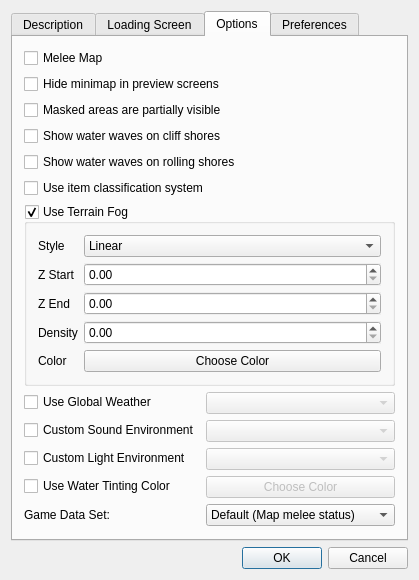
<?xml version="1.0" encoding="UTF-8"?>
<ui version="4.0">
 <class>MapInfoEditor</class>
 <widget class="QDialog" name="MapInfoEditor">
  <property name="windowModality">
   <enum>Qt::ApplicationModal</enum>
  </property>
  <property name="geometry">
   <rect>
    <x>0</x>
    <y>0</y>
    <width>376</width>
    <height>527</height>
   </rect>
  </property>
  <property name="windowTitle">
   <string>MapInfoEditor</string>
  </property>
  <layout class="QVBoxLayout" name="verticalLayout_5">
   <item>
    <layout class="QVBoxLayout" name="verticalLayout">
     <item>
      <widget class="QTabWidget" name="tabs">
       <property name="currentIndex">
        <number>2</number>
       </property>
       <property name="usesScrollButtons">
        <bool>false</bool>
       </property>
       <widget class="QWidget" name="tab">
        <attribute name="title">
         <string>Description</string>
        </attribute>
        <layout class="QVBoxLayout" name="verticalLayout_2">
         <item>
          <widget class="QLabel" name="label">
           <property name="text">
            <string>Name:</string>
           </property>
          </widget>
         </item>
         <item>
          <widget class="QLineEdit" name="name"/>
         </item>
         <item>
          <widget class="QLabel" name="label_2">
           <property name="text">
            <string>Suggested Players:</string>
           </property>
          </widget>
         </item>
         <item>
          <widget class="QLineEdit" name="suggestedPlayers"/>
         </item>
         <item>
          <widget class="QLabel" name="label_3">
           <property name="text">
            <string>Description</string>
           </property>
          </widget>
         </item>
         <item>
          <widget class="QPlainTextEdit" name="description"/>
         </item>
         <item>
          <widget class="QLabel" name="label_4">
           <property name="text">
            <string>Author</string>
           </property>
          </widget>
         </item>
         <item>
          <widget class="QLineEdit" name="author"/>
         </item>
         <item>
          <layout class="QHBoxLayout" name="horizontalLayout">
           <item>
            <widget class="QLabel" name="label_5">
             <property name="text">
              <string>Map Version:</string>
             </property>
            </widget>
           </item>
           <item>
            <widget class="QLabel" name="mapVersion">
             <property name="text">
              <string/>
             </property>
            </widget>
           </item>
           <item>
            <spacer name="horizontalSpacer">
             <property name="orientation">
              <enum>Qt::Horizontal</enum>
             </property>
             <property name="sizeHint" stdset="0">
              <size>
               <width>40</width>
               <height>20</height>
              </size>
             </property>
            </spacer>
           </item>
           <item>
            <widget class="QLabel" name="label_6">
             <property name="text">
              <string>Editor Version:</string>
             </property>
            </widget>
           </item>
           <item>
            <widget class="QLabel" name="editorVersion">
             <property name="text">
              <string/>
             </property>
            </widget>
           </item>
          </layout>
         </item>
        </layout>
       </widget>
       <widget class="QWidget" name="tab_4">
        <attribute name="title">
         <string>Loading Screen</string>
        </attribute>
        <layout class="QVBoxLayout" name="verticalLayout_4">
         <item>
          <widget class="QLabel" name="label_7">
           <property name="text">
            <string>Loading Screen Graphic</string>
           </property>
          </widget>
         </item>
         <item>
          <layout class="QFormLayout" name="formLayout_3">
           <item row="0" column="0">
            <widget class="QRadioButton" name="useDefaultLoadingScreen">
             <property name="text">
              <string>Use Default Screen</string>
             </property>
             <attribute name="buttonGroup">
              <string notr="true">loadingScreenGraphicGroup</string>
             </attribute>
            </widget>
           </item>
           <item row="1" column="0">
            <widget class="QRadioButton" name="useCampaignLoadingScreen">
             <property name="text">
              <string>Use Campaign Screen</string>
             </property>
             <attribute name="buttonGroup">
              <string notr="true">loadingScreenGraphicGroup</string>
             </attribute>
            </widget>
           </item>
           <item row="2" column="0">
            <widget class="QRadioButton" name="useImportedLoadingScreen">
             <property name="text">
              <string>Use Imported File</string>
             </property>
             <attribute name="buttonGroup">
              <string notr="true">loadingScreenGraphicGroup</string>
             </attribute>
            </widget>
           </item>
           <item row="1" column="1">
            <widget class="QComboBox" name="campaignLoadingScreen">
             <property name="enabled">
              <bool>false</bool>
             </property>
             <property name="maxVisibleItems">
              <number>20</number>
             </property>
            </widget>
           </item>
           <item row="2" column="1">
            <widget class="QComboBox" name="importedLoadingScreen">
             <property name="enabled">
              <bool>false</bool>
             </property>
             <property name="maxVisibleItems">
              <number>20</number>
             </property>
            </widget>
           </item>
          </layout>
         </item>
         <item>
          <widget class="QLabel" name="label_14">
           <property name="text">
            <string>Loading Screen Title</string>
           </property>
          </widget>
         </item>
         <item>
          <widget class="QLineEdit" name="loadingScreenTitle"/>
         </item>
         <item>
          <widget class="QLabel" name="label_15">
           <property name="text">
            <string>Loading Screen Subtitle</string>
           </property>
          </widget>
         </item>
         <item>
          <widget class="QLineEdit" name="loadingScreenSubtitle"/>
         </item>
         <item>
          <widget class="QLabel" name="label_16">
           <property name="text">
            <string>Loading Screen Text</string>
           </property>
          </widget>
         </item>
         <item>
          <widget class="QPlainTextEdit" name="loadingScreenText"/>
         </item>
        </layout>
       </widget>
       <widget class="QWidget" name="tab_2">
        <attribute name="title">
         <string>Options</string>
        </attribute>
        <layout class="QVBoxLayout" name="verticalLayout_3">
         <item>
          <widget class="QCheckBox" name="meleeMap">
           <property name="text">
            <string>Melee Map</string>
           </property>
          </widget>
         </item>
         <item>
          <widget class="QCheckBox" name="hideMinimapPreview">
           <property name="text">
            <string>Hide minimap in preview screens</string>
           </property>
          </widget>
         </item>
         <item>
          <widget class="QCheckBox" name="maskedPartiallyVisible">
           <property name="text">
            <string>Masked areas are partially visible</string>
           </property>
          </widget>
         </item>
         <item>
          <widget class="QCheckBox" name="cliffWaves">
           <property name="text">
            <string>Show water waves on cliff shores</string>
           </property>
          </widget>
         </item>
         <item>
          <widget class="QCheckBox" name="rollingShoreWaves">
           <property name="text">
            <string>Show water waves on rolling shores</string>
           </property>
          </widget>
         </item>
         <item>
          <widget class="QCheckBox" name="itemClassification">
           <property name="text">
            <string>Use item classification system</string>
           </property>
          </widget>
         </item>
         <item>
          <widget class="QGroupBox" name="terrainFogBox">
           <property name="title">
            <string>Use Terrain Fog</string>
           </property>
           <property name="checkable">
            <bool>true</bool>
           </property>
           <layout class="QFormLayout" name="formLayout">
            <item row="0" column="0">
             <widget class="QLabel" name="label_8">
              <property name="text">
               <string>Style</string>
              </property>
             </widget>
            </item>
            <item row="0" column="1">
             <widget class="QComboBox" name="fogStyle">
              <item>
               <property name="text">
                <string>Linear</string>
               </property>
              </item>
              <item>
               <property name="text">
                <string>Exponential 1</string>
               </property>
              </item>
              <item>
               <property name="text">
                <string>Exponential 2</string>
               </property>
              </item>
             </widget>
            </item>
            <item row="1" column="0">
             <widget class="QLabel" name="label_9">
              <property name="text">
               <string>Z Start</string>
              </property>
             </widget>
            </item>
            <item row="1" column="1">
             <widget class="QDoubleSpinBox" name="fogZStart">
              <property name="autoFillBackground">
               <bool>true</bool>
              </property>
              <property name="frame">
               <bool>true</bool>
              </property>
              <property name="maximum">
               <double>100000.000000000000000</double>
              </property>
             </widget>
            </item>
            <item row="2" column="0">
             <widget class="QLabel" name="label_10">
              <property name="text">
               <string>Z End</string>
              </property>
             </widget>
            </item>
            <item row="2" column="1">
             <widget class="QDoubleSpinBox" name="fogZEnd">
              <property name="autoFillBackground">
               <bool>true</bool>
              </property>
              <property name="frame">
               <bool>true</bool>
              </property>
              <property name="maximum">
               <double>100000.000000000000000</double>
              </property>
             </widget>
            </item>
            <item row="3" column="0">
             <widget class="QLabel" name="label_11">
              <property name="text">
               <string>Density</string>
              </property>
             </widget>
            </item>
            <item row="3" column="1">
             <widget class="QDoubleSpinBox" name="fogDensity">
              <property name="autoFillBackground">
               <bool>true</bool>
              </property>
              <property name="frame">
               <bool>true</bool>
              </property>
              <property name="maximum">
               <double>100.000000000000000</double>
              </property>
             </widget>
            </item>
            <item row="4" column="0">
             <widget class="QLabel" name="label_12">
              <property name="text">
               <string>Color</string>
              </property>
             </widget>
            </item>
            <item row="4" column="1">
             <widget class="color_button" name="fogColor">
              <property name="text">
               <string>Choose Color</string>
              </property>
             </widget>
            </item>
           </layout>
          </widget>
         </item>
         <item>
          <layout class="QFormLayout" name="formLayout_2">
           <item row="0" column="0">
            <widget class="QCheckBox" name="globalWeather">
             <property name="text">
              <string>Use Global Weather</string>
             </property>
            </widget>
           </item>
           <item row="0" column="1">
            <widget class="QComboBox" name="globalWeatherCombo">
             <property name="enabled">
              <bool>false</bool>
             </property>
             <property name="maxVisibleItems">
              <number>20</number>
             </property>
            </widget>
           </item>
           <item row="1" column="0">
            <widget class="QCheckBox" name="customSound">
             <property name="text">
              <string>Custom Sound Environment</string>
             </property>
            </widget>
           </item>
           <item row="1" column="1">
            <widget class="QComboBox" name="customSoundCombo">
             <property name="enabled">
              <bool>false</bool>
             </property>
            </widget>
           </item>
           <item row="2" column="0">
            <widget class="QCheckBox" name="customLighting">
             <property name="text">
              <string>Custom Light Environment</string>
             </property>
            </widget>
           </item>
           <item row="2" column="1">
            <widget class="QComboBox" name="customLightingCombo">
             <property name="enabled">
              <bool>false</bool>
             </property>
             <property name="maxVisibleItems">
              <number>20</number>
             </property>
            </widget>
           </item>
           <item row="4" column="0">
            <widget class="QLabel" name="label_13">
             <property name="text">
              <string>Game Data Set:</string>
             </property>
            </widget>
           </item>
           <item row="4" column="1">
            <widget class="QComboBox" name="gameDataSet">
             <item>
              <property name="text">
               <string>Default (Map melee status)</string>
              </property>
             </item>
             <item>
              <property name="text">
               <string>Custom (TFT 1.02, RoC 1.01)</string>
              </property>
             </item>
             <item>
              <property name="text">
               <string>Melee (Latest Patch)</string>
              </property>
             </item>
            </widget>
           </item>
           <item row="3" column="0">
            <widget class="QCheckBox" name="waterTinting">
             <property name="text">
              <string>Use Water Tinting Color</string>
             </property>
            </widget>
           </item>
           <item row="3" column="1">
            <widget class="color_button" name="waterColor">
             <property name="enabled">
              <bool>false</bool>
             </property>
             <property name="text">
              <string>Choose Color</string>
             </property>
            </widget>
           </item>
          </layout>
         </item>
        </layout>
       </widget>
       <widget class="QWidget" name="tab_5">
        <attribute name="title">
         <string>Preferences</string>
        </attribute>
        <widget class="QLabel" name="label_17">
         <property name="geometry">
          <rect>
           <x>160</x>
           <y>170</y>
           <width>47</width>
           <height>13</height>
          </rect>
         </property>
         <property name="text">
          <string>?</string>
         </property>
        </widget>
       </widget>
      </widget>
     </item>
     <item>
      <widget class="QDialogButtonBox" name="buttonBox">
       <property name="standardButtons">
        <set>QDialogButtonBox::Cancel|QDialogButtonBox::Ok</set>
       </property>
      </widget>
     </item>
    </layout>
   </item>
  </layout>
 </widget>
 <layoutdefault spacing="6" margin="11"/>
 <customwidgets>
  <customwidget>
   <class>color_button</class>
   <extends>QPushButton</extends>
   <header>color_button.h</header>
  </customwidget>
 </customwidgets>
 <resources/>
 <connections>
  <connection>
   <sender>useImportedLoadingScreen</sender>
   <signal>toggled(bool)</signal>
   <receiver>importedLoadingScreen</receiver>
   <slot>setEnabled(bool)</slot>
   <hints>
    <hint type="sourcelabel">
     <x>109</x>
     <y>120</y>
    </hint>
    <hint type="destinationlabel">
     <x>168</x>
     <y>120</y>
    </hint>
   </hints>
  </connection>
  <connection>
   <sender>useCampaignLoadingScreen</sender>
   <signal>toggled(bool)</signal>
   <receiver>campaignLoadingScreen</receiver>
   <slot>setEnabled(bool)</slot>
   <hints>
    <hint type="sourcelabel">
     <x>119</x>
     <y>92</y>
    </hint>
    <hint type="destinationlabel">
     <x>179</x>
     <y>93</y>
    </hint>
   </hints>
  </connection>
  <connection>
   <sender>globalWeather</sender>
   <signal>toggled(bool)</signal>
   <receiver>globalWeatherCombo</receiver>
   <slot>setEnabled(bool)</slot>
   <hints>
    <hint type="sourcelabel">
     <x>121</x>
     <y>351</y>
    </hint>
    <hint type="destinationlabel">
     <x>242</x>
     <y>357</y>
    </hint>
   </hints>
  </connection>
  <connection>
   <sender>customSound</sender>
   <signal>toggled(bool)</signal>
   <receiver>customSoundCombo</receiver>
   <slot>setEnabled(bool)</slot>
   <hints>
    <hint type="sourcelabel">
     <x>129</x>
     <y>377</y>
    </hint>
    <hint type="destinationlabel">
     <x>225</x>
     <y>384</y>
    </hint>
   </hints>
  </connection>
  <connection>
   <sender>customLighting</sender>
   <signal>toggled(bool)</signal>
   <receiver>customLightingCombo</receiver>
   <slot>setEnabled(bool)</slot>
   <hints>
    <hint type="sourcelabel">
     <x>151</x>
     <y>408</y>
    </hint>
    <hint type="destinationlabel">
     <x>210</x>
     <y>408</y>
    </hint>
   </hints>
  </connection>
  <connection>
   <sender>waterTinting</sender>
   <signal>toggled(bool)</signal>
   <receiver>waterColor</receiver>
   <slot>setEnabled(bool)</slot>
   <hints>
    <hint type="sourcelabel">
     <x>130</x>
     <y>434</y>
    </hint>
    <hint type="destinationlabel">
     <x>218</x>
     <y>435</y>
    </hint>
   </hints>
  </connection>
 </connections>
 <buttongroups>
  <buttongroup name="loadingScreenGraphicGroup"/>
 </buttongroups>
</ui>
